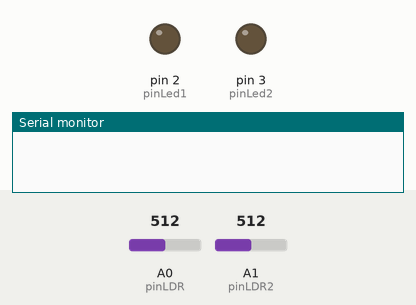
A sketch run on a simulated Arduino Uno, built with avr-gcc and run on an emulated ATmega328P. On the bench: output pins drawn as LEDs (lit = HIGH), the last lines printed to the serial monitor. The test bench sets the inputs (shaded band); at power-on: A0 (pinLDR) = 512, A1 (pinLDR2) = 512.

Above: at 1.5 s.
1.6 s: A0 (pinLDR) set to 11
3.3 s: A0 (pinLDR) set to 8
At 4.1 s:
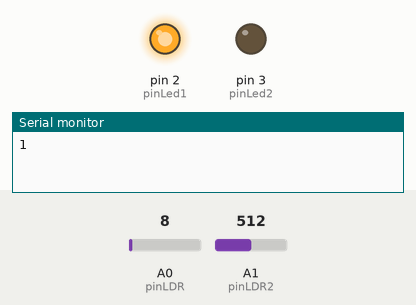
5.0 s: A1 (pinLDR2) set to 11
6.8 s: A1 (pinLDR2) set to 8
At 8.0 s:
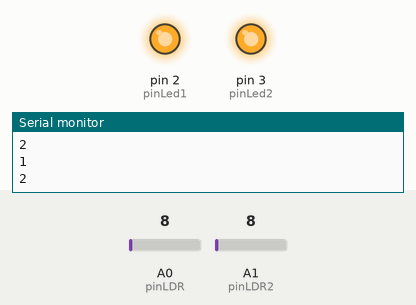
8.5 s: A0 (pinLDR) set to 122
At 9.6 s:
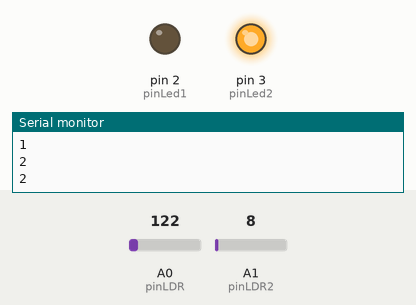
10.6 s: A0 (pinLDR) set to 0
At 12.4 s:
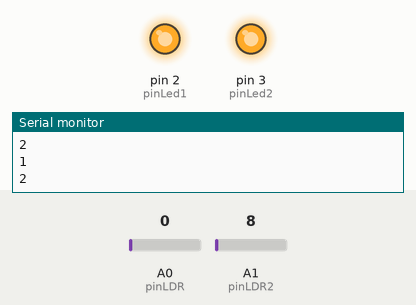
Timing chart, 0 to 13.7 s (numbered marks = the images above; inputs shaded):
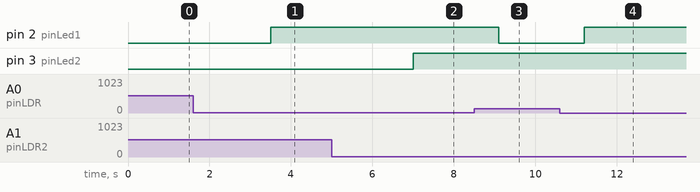

The sketch:

Arduino.ino
```cpp
int pinLed1 = 2;
int pinLed2 = 3;
int pinLDR = 0;
int pinLDR2 = 1;
int valorLDR = 0;
int valorLDR2= 0;

boolean s1;
boolean s2;

void setup()
{
  pinMode(pinLed1, OUTPUT);
  pinMode(pinLed2, OUTPUT);

Serial.begin(9600);
}

void loop()
{

  digitalWrite(pinLed1, LOW);
  digitalWrite(pinLed2, LOW);

  valorLDR= analogRead(pinLDR);
  valorLDR2 = analogRead(pinLDR2);


  if(valorLDR < 10)
    {
      s1 = true;
      digitalWrite(pinLed1, HIGH);
    }
  else{
    s1 = false;
  }
 if(valorLDR2 < 10)
    {
      s2= true;
      digitalWrite(pinLed2, HIGH);
    }
  else {
    s2 = false;
  }

if(s1==true){
  Serial.println("1");
}

if(s2==true){
  Serial.println("2");
}

delay(700);
}
```

Measured:
- the behaviour switches between 10 and 9 on A0 (pinLDR) (found by bisection; images 0 and 1)
- the behaviour switches between 10 and 9 on A1 (pinLDR2) (found by bisection; images 1 and 2)
- after the input at 1.6 s, every drawn part: stays the same
- after the input at 3.3 s, pin 2 (pinLed1): LOW → HIGH after 0.20 s
- after the input at 6.8 s, pin 3 (pinLed2): LOW → HIGH after 0.20 s
- after the input at 8.5 s, pin 2 (pinLed1): HIGH → LOW after 0.60 s
- after the input at 10.6 s, pin 2 (pinLed1): LOW → HIGH after 0.60 s
